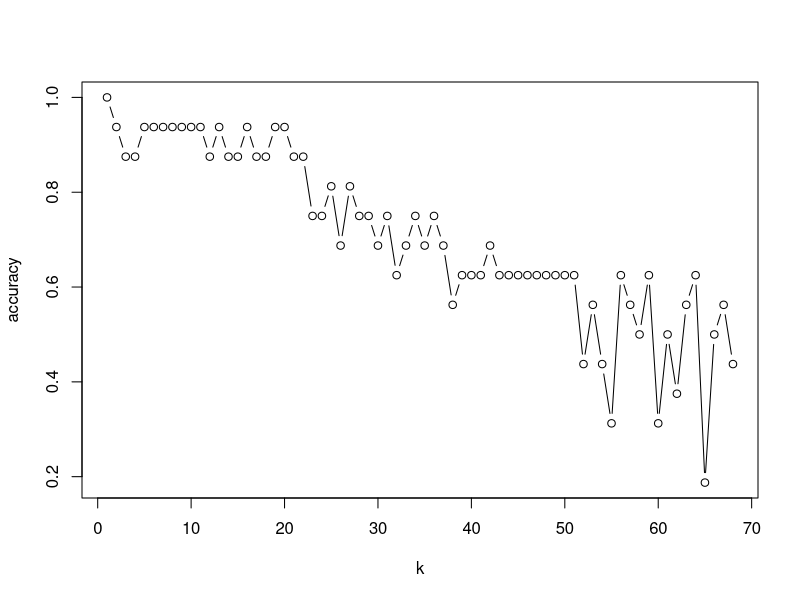

Write the R code that produced this figure.
#This will remove (almost) everything in the working environment before you start
rm(list=ls())

#if you set the seed you will get the same results every time, if not, you will get different results every time.
set.seed(123)   #try putting a # in front of this line and run the code a few times to see what happens, then remove the # and run it a few times to see the difference...

#Load the library class
library('class')

#Load the library caret
#The caret library does a lot more than just SVM
#For more details on caret see https://topepo.github.io/caret/index.html
library('caret')

########################################
#       the normalize function         #
########################################

#the normalize function in the range [−1,1] 
normalize <- function(x) {
  num <- x - min(x)
  denom <- max(x) - min(x)
  
  return (2*(num/denom)-1)
}

########################################
#         read in the data             #
########################################

generators <- read.csv('generators.csv')
#some people had problems reading in the generators.csv file in the last lab
#you can try creating a folder on your desktop called Lab4
#one of the following options should work for you (depending on whether you are using mac, Linux or windows) -- let me know if you are still having problems
#generators <- read.csv('~/Desktop/Lab4/generators.csv')
#generators<-read.csv('~\\Desktop\\Lab4\\generators.csv')

#display the generators data
print(head(generators))

########################################
#        normalise the data            #
########################################

#apply the normalize function to the two columns of data in 'generators' that you will use during the training and testing of the SVM
#see ?lapply for an explanation of what lapply does 

generators['RPM'] <- as.data.frame(lapply(generators['RPM'], normalize))
generators['Vibration'] <- as.data.frame(lapply(generators['Vibration'], normalize))

########################################
#     5. Training And Test Sets        #
########################################

#Factors are variables in R which take on a limited number of different values; such variables are often referred to as categorical variables. Since categorical variables enter into models differently than continuous variables, storing data as factors insures that the modelling functions will treat such data correctly.
#Factors in R are stored as a vector of integer values with a corresponding set of character values to use when the factor is displayed. The factor function is used to create a factor. 
table(factor(generators$Status))
generators$Status<-factor(generators$Status,labels=c('faulty','good'))

#The function createDataPartition can be used to create a stratified random sample of the data into training and test sets:
#see ?createDataPartition for more details of the function
inTraining <- createDataPartition(generators$Status, p = .75, list = FALSE)#create a training set with 75% of the date
generators_train <- generators[ inTraining,]#this is the training set
generators_test  <- generators[-inTraining,]#this is the test set

#For best results the number of instances of both classes needs to be present at more or less the same ratio in your training and test sets. You can check this using summary():

summary(generators_train)
summary(generators_test)

########################################
#      6. Training a knn model         #
########################################

generators_test_pred <- knn(train = generators_train[,2:3], test = generators_test[,2:3], cl = generators_train[,4], k=10)

########################################
#        7. Model Evaluation           #
########################################

cm = as.matrix(table(Actual = generators_test[,4], Predicted = generators_test_pred))

TP= cm[1,1]
TN= cm[2,2]
FP= cm[2,1]
FN= cm[1,2]

classification_accuracy=(TP+TN)/(TP + TN + FP + FN)
misclassification_rate=(FP + FN)/(TP + TN + FP + FN)

TRP=TP/(TP+FN)
TNR=TN/(TN+FP)
FPR=FP/(TN+FP)
FNR=FN/(TP+FN)

precision=TP/(TP+FP)
recall=TP/(TP+FN)

F1_measure =2*(precision*recall)/(precision+recall)

########################################
#        average class accuracy        #
########################################

#The arithmetic mean average class accuracy is calculated as: 1/(the number of levels that the target feature can assume -- in this case 2) * the sum of the recall achieved for each level  (see your book for a full explanation: Ch 8 section 8.4.2.3 Average Class Accuracy)

#calculate recall for the first level
recall_l1=TP/(TP+FN)
print("recall 1")
print(recall_l1)

#calculate recall for the second level
recall_l2=TN/(TN+FP)
print("recall  2")
print(recall_l2)

average_class_accuracy_am = 1/2 * (recall_l1 + recall_l2)

print("average_class_accuracy_am")
print(average_class_accuracy_am)

#The harmonic mean average class accuracy (see your book for a full explanation: Ch 8 section 8.4.2.3 Average Class Accuracy)
average_class_accuracy_hm = 1/( 1/2 * (1/recall_l1 + 1/recall_l2) )

print("average_class_accuracy_hm")
print(average_class_accuracy_hm)

#compare to classification_accuracy

print("classification_accuracy")
print(classification_accuracy)

##################################################
# 8. Model Evaluation with different values of k #
##################################################

#See if you can improve the performance by changing the value of k. 
#We can use a loop to find the best value of k between 0 and 68 (the number of instances in our dataset)
#To decide which is "best" we need to decide which performance measure to use
#In this case I am using the arithmetic mean average class accuracy (average_class_accuracy_am)
#I am calculating the average_class_accuracy_am for each value of k and saving it to a vector and then plotting the result

accuracy <- rep(0, 10)
k <- 1:68
for(x in k){

	generators_test_pred <- knn(train = generators_train[,2:3], test = generators_test[,2:3], cl = generators_train[,4], k=x)
	cm = as.matrix(table(Actual = generators_test[,4], Predicted = generators_test_pred))

	TP= cm[1,1]
	TN= cm[2,2]
	FP= cm[2,1]
	FN= cm[1,2]

	#calculate recall for the first level
	recall_l1=TP/(TP+FN)
	#calculate recall for the second level
	recall_l2=TN/(TN+FP)
	average_class_accuracy_am = 1/2 * (recall_l1 + recall_l2)

	accuracy[x] <- average_class_accuracy_am
}

plot(k, accuracy, type = 'b')



